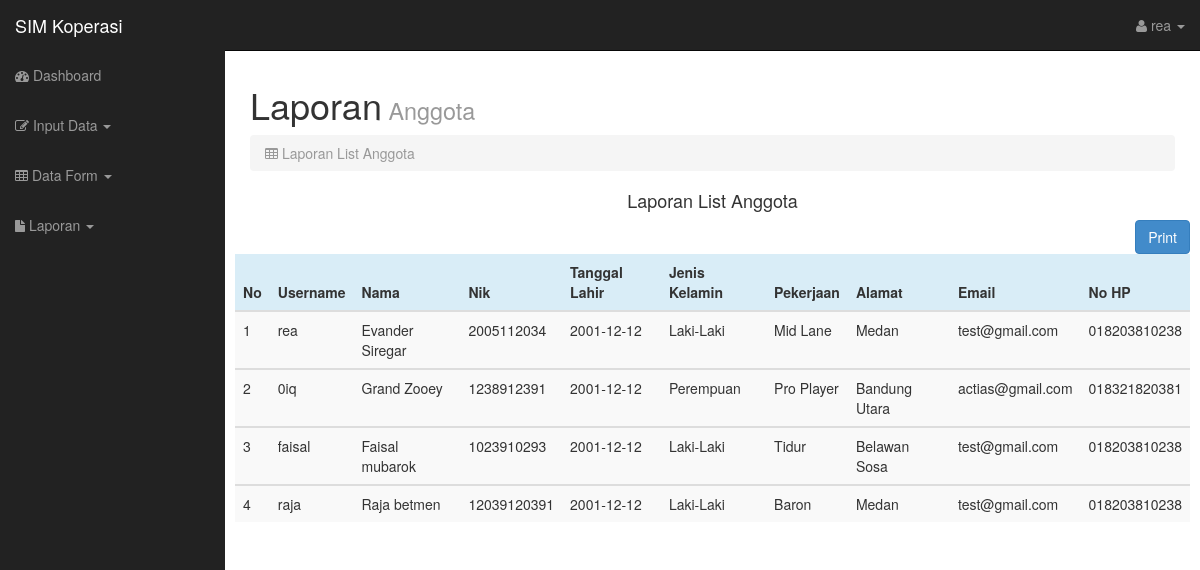
Page /indexadmin.php?page=laporananggota (signed in) on the committed database.
### tables this page shows
CREATE TABLE `anggota` (
  `id` int(11) NOT NULL,
  `username` varchar(255) NOT NULL,
  `nama` varchar(255) NOT NULL,
  `nik` bigint(16) NOT NULL,
  `tgl_lahir` date NOT NULL,
  `jenis_kelamin` varchar(9) NOT NULL,
  `pekerjaan` varchar(16) NOT NULL,
  `alamat` text NOT NULL,
  `email` text NOT NULL,
  `no_hp` char(20) NOT NULL,
  `entry` varchar(50) NOT NULL,
  `waktu` date NOT NULL
);

### laporananggota.php (the view, shortened to what this page needs)
<html>
<body>
    <div class="col-lg-12">
        <h1>Laporan<small> Anggota</small></h1>
        <ol class="breadcrumb">
            <li class="active"><i class="fa fa-table"></i> Laporan List Anggota</li>
        </ol>
    </div>
    <div class="col-12 mt-3">
    <h4 class="text-center mb-3">Laporan List Anggota </h4>
        <table class="table table-striped   table-hover  ">
        <span style="float:right;"> <button class="btn btn-primary"onclick="window.print()">Print </button> </span>
            <thead class="">
                <tr class="info">
                    <th>No</th>
                    <th>Username</th>
                    <th>Nama</th>
                    <th>Nik</th>
                    <th>Tanggal Lahir</th>
                    <th>Jenis Kelamin</th>
                    <th>Pekerjaan</th>
                    <th>Alamat</th>
                    <th>Email</th>
                    <th>No HP</th>
                </tr>
            </thead>
            <?php
      include("config.php");
      $no=1;
      $kueri = mysqli_query($conn, "SELECT * FROM anggota");
      while($data=mysqli_fetch_array($kueri)){
      ?>
          <tbody>
              <tr>
                  <td><?php echo $no ?></td>
                  <td><?php echo $data['username'] ?></td>
                  <td><?php echo $data['nama'] ?></td>
                  <td><?php echo $data['nik'] ?></td>
                  <td><?php echo $data['tgl_lahir'] ?></td>
                  <td><?php echo $data['jenis_kelamin'] ?></td>
                  <td><?php echo $data['pekerjaan'] ?></td>
                  <td><?php echo $data['alamat'] ?></td>
                  <td><?php echo $data['email'] ?></td>
                  <td><?php echo $data['no_hp'] ?></td>
              </tr>
      <?php
      $no++;}
      ?>
          </tbody>
          </table>

### css/sb-admin.css (style rules this page uses)
body { margin-top: 50px; }

### rows in the picture
anggota: username "rea", nama "Evander Siregar", nik "2005112034", tgl_lahir "2001-12-12", jenis_kelamin "Laki-Laki", pekerjaan "Mid Lane", alamat "Medan", email "test@gmail.com", no_hp "018203810238"
anggota: username "0iq", nama "Grand Zooey", nik "1238912391", tgl_lahir "2001-12-12", jenis_kelamin "Perempuan", pekerjaan "Pro Player", alamat "Bandung Utara", email "actias@gmail.com", no_hp "018321820381"
anggota: username "faisal", nama "Faisal mubarok", nik "1023910293", tgl_lahir "2001-12-12", jenis_kelamin "Laki-Laki", pekerjaan "Tidur", alamat "Belawan Sosa", email "test@gmail.com", no_hp "018203810238"
anggota: username "raja", nama "Raja betmen", nik "12039120391", tgl_lahir "2001-12-12", jenis_kelamin "Laki-Laki", pekerjaan "Baron", alamat "Medan", email "test@gmail.com", no_hp "018203810238"

### other values in the picture
$_SESSION['username'] "rea"
